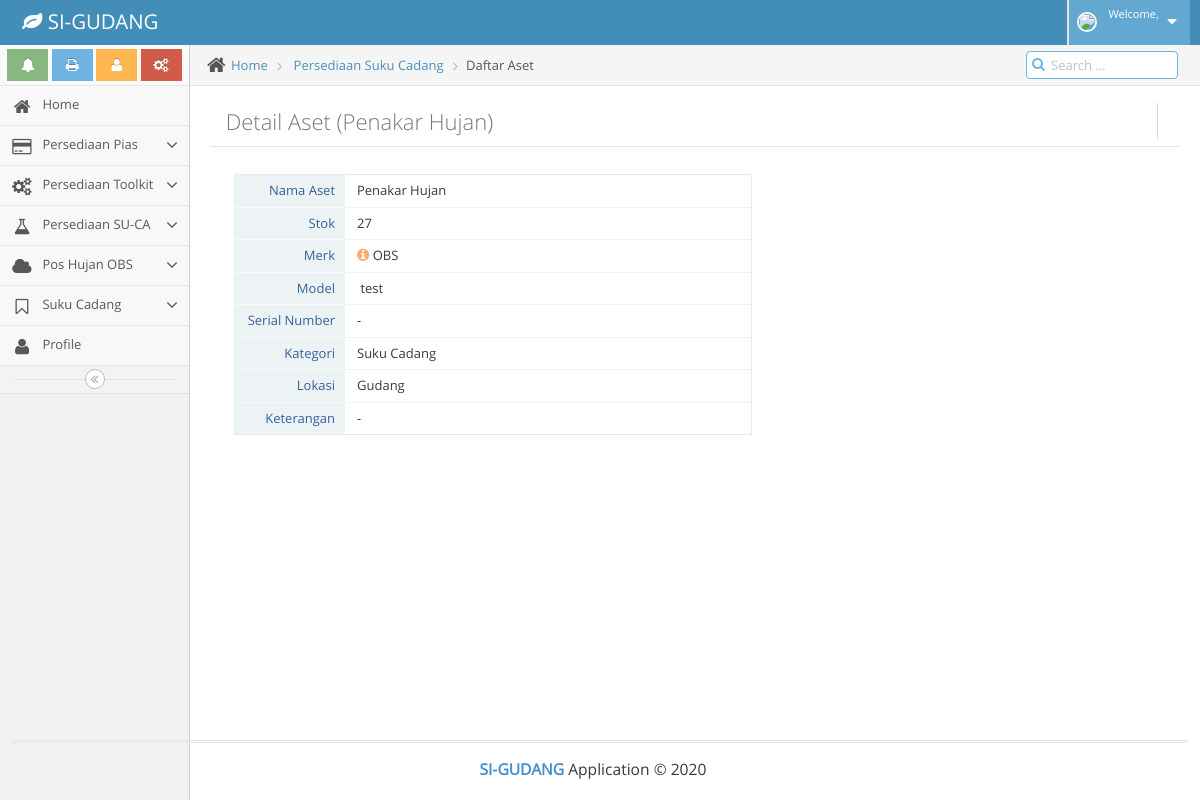
Page /dataasetsc/detail/BS001 on the committed database.
### tables this page shows
CREATE TABLE `tbl_brgsc` (
  `kode_brg` char(16) NOT NULL,
  `nama_brg` varchar(60) NOT NULL,
  `tahun` char(4) NOT NULL,
  `type_id` int(11) NOT NULL,
  `merk` varchar(50) NOT NULL,
  `model` varchar(125) NOT NULL,
  `no_seri` varchar(50) NOT NULL,
  `stok` bigint(20) NOT NULL,
  `gambar` varchar(225) NOT NULL,
  `lokasi` varchar(155) NOT NULL,
  `ket` varchar(225) NOT NULL
);

CREATE TABLE `tbl_type` (
  `id_type` int(11) NOT NULL,
  `nama_type` varchar(50) NOT NULL
);

### application/controllers/Dataasetsc.php (called while the page is built, shortened)
<?php
class Dataasetsc extends CI_Controller
{
	public function __construct()
	{
		$this->load->helper('url');
		$this->load->helper('form');
		$this->load->model('Asetsc_model', 'asetscm');
		$this->load->model('Datasetsc_model', 'datastm');
	}
	  public function detail()
    {    $data['title'] = 'DetailSuku Cadang';
        $data['user'] = $this->db->get_where('user', ['email' => $this->session->userdata('email')]) -> row_array();
    	$this->load->model('Datasetsc_model');
        $id = $this->uri->segment(3);
         $data ['asetsc'] = $this->Datasetsc_model->get_barang_by_id($id)->row_array();
        $this->load->view('user/detail_asetsc', $data);
    }
}

### index.php (called while the page is built, shortened)
<?php
require_once BASEPATH.'core/CodeIgniter.php';

### application/models/Datasetsc_model.php (called while the page is built, shortened)
<?php
class Datasetsc_model extends CI_Model
{
    public function get_barang_by_id($id=0)
    {
        $this->db->select('*');
        $this->db->from('tbl_brgsc b');
         $this->db->join('tbl_type j', 'b.type_id = j.id_type');
        $this->db->where('kode_brg',$id);
        return $this->db->get();
    }
}

### application/views/user/detail_asetsc.php (the view, shortened to what this page needs)
<!DOCTYPE html>
<html lang="en">
	<body class="no-skin">
		<div class="main-container" id="main-container">
			</div>
			<div class="main-content">
				<div class="main-content-inner">
					<div class="breadcrumbs" id="breadcrumbs">
						<ul class="breadcrumb">
							<li>
								<i class="ace-icon fa fa-home home-icon"></i>
								<a href="<?= base_url ('user') ;?>">Home</a>
							</li>
							<li>
								<a href="<?= base_url ('dataasetsc') ;?>">Persediaan Suku Cadang</a>
							</li>
							<li class="active">Daftar Aset </li>
						</ul>
						<div class="nav-search" id="nav-search">
							<form class="form-search">
								<span class="input-icon">
									<input type="text" placeholder="Search ..." class="nav-search-input" id="nav-search-input" autocomplete="off" >
									<i class="ace-icon fa fa-search nav-search-icon"></i>
								</span>
							</form>
						</div>
					</div>
					<div class="page-content">
						<div class="row">
									<div class="col-xs-12">
										<div class="widget-box transparent">
											<div class="widget-header widget-header-large">
												<h3 class="widget-title grey lighter">
													Detail Aset (<?= $asetsc['nama_brg']; ?>)
												</h3>
												<div class="widget-toolbar hidden-480">
												</div>
											</div>
										</div>
										<div class="clearfix">
											<div class="col-sm-7">
											<div class="space-12"></div>
											<div class="profile-user-info profile-user-info-striped">
												<div class="profile-info-row">
													<div class="profile-info-name"> Nama Aset</div>
													<div class="profile-info-value">
														<span class="editable" id="username"><?= $asetsc['nama_brg']; ?></span>
													</div>
												</div>
												<div class="profile-info-row">
													<div class="profile-info-name"> Stok </div>
													<div class="profile-info-value">
														<span class="editable" id="age"><?= $asetsc['stok']; ?></span>
													</div>
												</div>
												<div class="profile-info-row">
													<div class="profile-info-name"> Merk </div>
													<div class="profile-info-value">
														<i class="fa fa-info-circle light-orange bigger-110"></i>
														<span class="editable" id="country"><?= $asetsc['merk']; ?></span>
													</div>
												</div>
												<div class="profile-info-row">
													<div class="profile-info-name"> Model </div>
													<div class="profile-info-value">
														<span class="editable" id="country"><?= $asetsc['model']; ?></span>
													</div>
												</div>
												<div class="profile-info-row">
													<div class="profile-info-name"> Serial Number </div>
													<div class="profile-info-value">
														<span class="editable" id="age"><?= $asetsc['no_seri']; ?></span>
													</div>
												</div>
												<div class="profile-info-row">
													<div class="profile-info-name"> Kategori </div>
													<div class="profile-info-value">
														<span class="editable" id="age"><?= $asetsc['nama_type']; ?></span>
													</div>
												</div>
												<div class="profile-info-row">
													<div class="profile-info-name"> Lokasi </div>
													<div class="profile-info-value">
														<span class="editable" id="age"><?= $asetsc['lokasi']; ?></span>
													</div>
												</div>
												<div class="profile-info-row">
													<div class="profile-info-name"> Keterangan </div>
													<div class="profile-info-value">
														<span class="editable" id="age"><?= $asetsc['ket']; ?></span>
													</div>
												</div>
											</div>
											</div>
								</div>
									</div>
								</div>
											</div>
										</div>
									</div>
								</div>
						<div class="row">
							<div class="col-xs-12">
							</div>
						</div>
		<div class="footer">
				<div class="footer-inner">
					<div class="footer-content">
						<span class="bigger-120">
							<span class="blue bolder">SI-GUDANG</span>
							Application &copy;  <?= date ('Y'); ?>
						</span>
					</div>
				</div>
			</div>
		<link rel="stylesheet" href="<?= base_url('assets/') ;?>css/ace.onpage-help.css" >
		<link rel="stylesheet" href="<?= base_url('assets/') ;?>docs/assets/js/themes/sunburst.css" >
	</body>
</html>

### rows in the picture
tbl_brgsc: nama_brg "Penakar Hujan", stok "27", merk "OBS", model "test", no_seri "-", type.nama_type "Suku Cadang", lokasi "Gudang", ket "-"

### other values in the picture
date ('Y') "2020"
